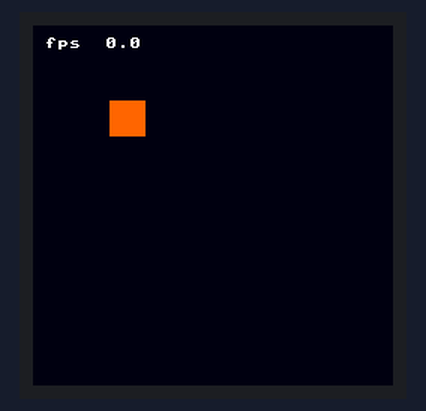
This program was run on a simulated Raspberry Pi Pico running MicroPython. Parts: 240×240 colour display. Library files of the repository ran but are not shown: st7789.py.

Above: at 0.59 s.
At 5.25 s:
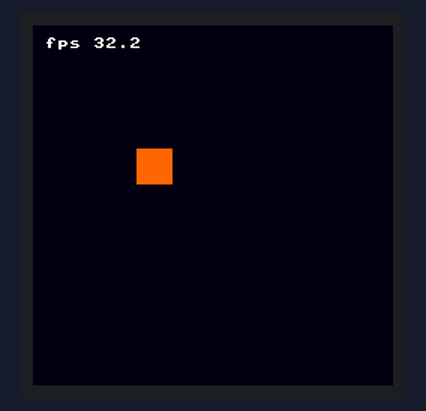
At 10.22 s:
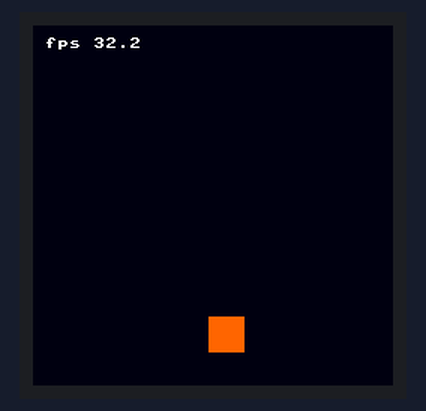
At 20.15 s:
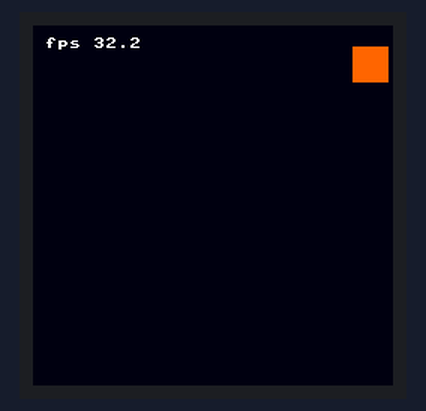
At 29.78 s:
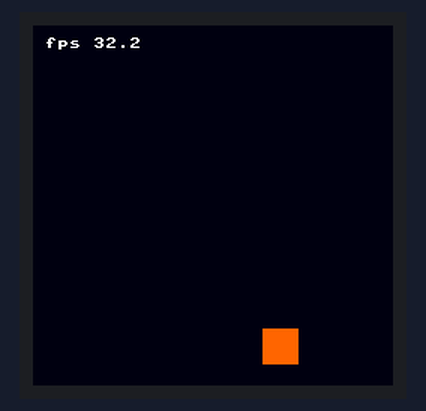
At 39.71 s:
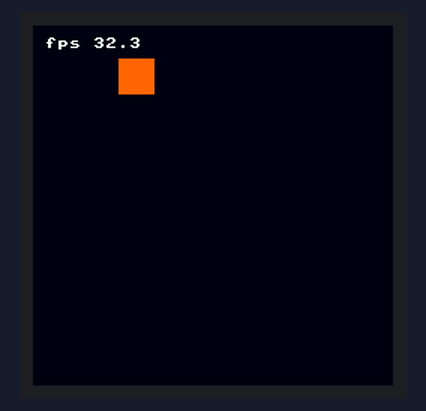

The program:

03_display_animation.py
```python
# Bouncing ball with a live FPS readout. Each frame: clear, draw, blit.
# At 240x240 RGB565 the bottleneck is the 115 KB SPI burst in lcd.show() —
# everything else is in the noise.

import time
import framebuf
from machine import SPI, Pin

from lib.pins import (
    ST7789_SPI_ID, ST7789_SCK, ST7789_MOSI, ST7789_CS, ST7789_DC, ST7789_BL,
    ST7789_WIDTH, ST7789_HEIGHT,
)
from lib.st7789 import ST7789, color565

BG = color565(0, 0, 20)
BALL = color565(255, 100, 0)
TEXT = color565(255, 255, 255)
RADIUS = 12

spi = SPI(ST7789_SPI_ID, baudrate=31_250_000, polarity=0, phase=0,
          sck=Pin(ST7789_SCK), mosi=Pin(ST7789_MOSI))
lcd = ST7789(spi, cs=ST7789_CS, dc=ST7789_DC, bl=ST7789_BL,
             width=ST7789_WIDTH, height=ST7789_HEIGHT)
lcd.set_backlight(40000)

buf = bytearray(ST7789_WIDTH * ST7789_HEIGHT * 2)
fb = framebuf.FrameBuffer(buf, ST7789_WIDTH, ST7789_HEIGHT, framebuf.RGB565)

x, y = 60, 60
dx, dy = 3, 2
frames = 0
fps = 0.0
last_ms = time.ticks_ms()

while True:
    fb.fill(BG)
    fb.fill_rect(x - RADIUS, y - RADIUS, RADIUS * 2, RADIUS * 2, BALL)
    fb.text("fps {:4.1f}".format(fps), 8, 8, TEXT)
    lcd.show(buf)

    x += dx
    y += dy
    if x - RADIUS <= 0 or x + RADIUS >= ST7789_WIDTH:
        dx = -dx
    if y - RADIUS <= 0 or y + RADIUS >= ST7789_HEIGHT:
        dy = -dy

    frames += 1
    if frames >= 20:
        now = time.ticks_ms()
        fps = frames * 1000 / time.ticks_diff(now, last_ms)
        frames = 0
        last_ms = now
```

pins.py
```python
# Per-board pin map for the tutorial series. Auto-detects ESP32 vs RP2 from
# sys.platform; edit the values below if your wiring differs from the defaults.

import sys

PLATFORM = sys.platform

if PLATFORM == "esp32":
    # Generic ESP32 DevKit. ESP32-S3/C3 may differ — adjust LED in particular.
    LED = 2
    BUTTON = 0           # BOOT button on most dev boards
    PWM_LED = 4
    SERVO = 13
    ADC = 34             # ADC1 (input-only pins 32-39 are safe with WiFi)
    I2C_ID = 0
    I2C_SCL = 22
    I2C_SDA = 21
    SPI_ID = 1           # HSPI; SPI(2) on S3
    SPI_SCK = 18
    SPI_MOSI = 23
    SPI_MISO = 19
    SPI_CS = 5
    # NeoPixel / WS2812. NEOPIXEL is a single pixel; MATRIX_PIN feeds an array
    # of MATRIX_WIDTH × MATRIX_HEIGHT pixels. ESP32-S3-Matrix board uses GP14,
    # 8×8. Generic ESP32 has no onboard NeoPixel — wire one to GP14 to test.
    NEOPIXEL = 14
    MATRIX_PIN = 14
    MATRIX_WIDTH = 8
    MATRIX_HEIGHT = 8
elif PLATFORM == "rp2":
    # LED conventions vary across RP2 boards:
    #   - Pico W:                 Pin("LED") — wired to the WiFi chip
    #   - Pico (non-W):           GP25 onboard LED
    #   - RP2040-Zero / -Matrix:  no plain LED — wire an external one to LED below
    # The detection below picks Pico W if available, otherwise defaults to GP15
    # (a free, edge-exposed pin on the Zero). Wire an LED + 220Ω resistor from
    # GP15 to GND, or change LED here to whichever GPIO you've used.
    try:
        from machine import Pin as _Pin
        _Pin("LED")
        LED = "LED"
    except (ValueError, TypeError):
        LED = 25
    BUTTON = 14
    PWM_LED = 25
    SERVO = 16
    ADC = 26             # GP26 = ADC0
    I2C_ID = 0
    I2C_SCL = 5
    I2C_SDA = 4
    SPI_ID = 1
    SPI_SCK = 10
    SPI_MOSI = 11
    SPI_MISO = 12
    SPI_CS = 13
    # Pimoroni Pico Explorer Base onboard ST7789 LCD (240x240, SPI0).
    # Coexists with the generic SPI_* pins above (which target the breadboard
    # SD/sensor wiring on SPI1).
    ST7789_SPI_ID = 0
    ST7789_SCK = 18
    ST7789_MOSI = 19
    ST7789_CS = 17
    ST7789_DC = 16
    ST7789_BL = 20
    ST7789_WIDTH = 240
    ST7789_HEIGHT = 240
    # Pico Explorer Base onboard buttons (active-low, internal pull-up).
    BTN_A = 12
    BTN_B = 13
    BTN_X = 14
    BTN_Y = 15
    # NeoPixel / WS2812. RP2040-Zero onboard NeoPixel and Waveshare RP2040-Matrix
    # both use GP16. Matrix defaults to 5×5 (Waveshare); change to 1×1 if you
    # only have the Zero's single pixel and are running matrix scripts.
    NEOPIXEL = 16
    MATRIX_PIN = 16
    MATRIX_WIDTH = 5
    MATRIX_HEIGHT = 5
    ENCODER_A = 6
    ENCODER_B = 7
    MOTOR_A = 10
    MOTOR_B = 11
else:
    raise RuntimeError("unsupported platform: " + PLATFORM)
```
